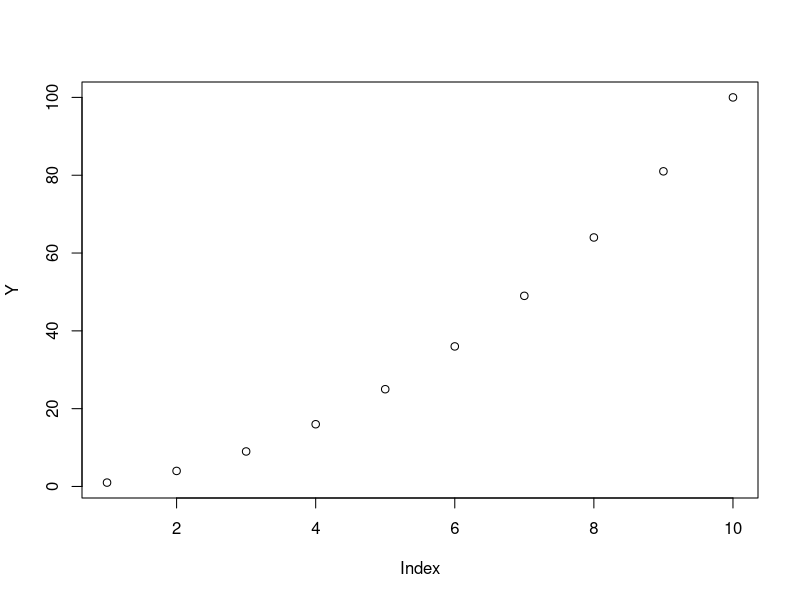
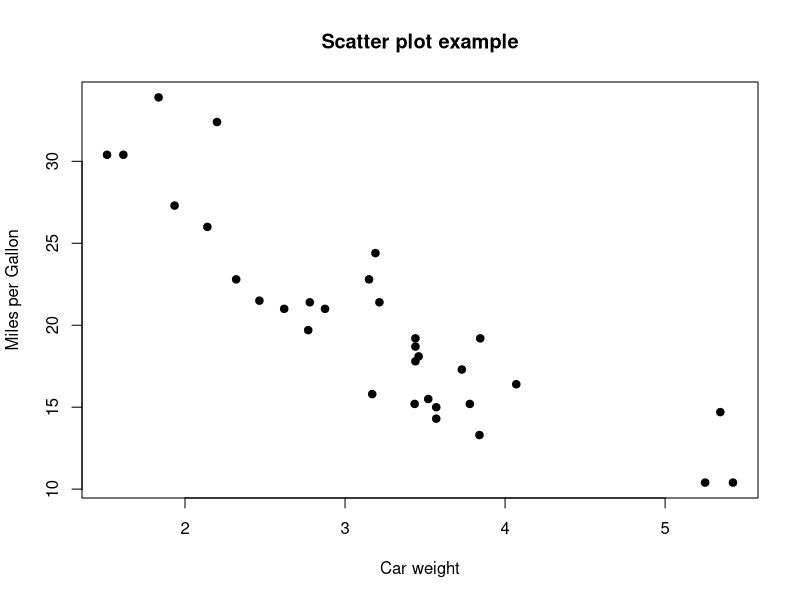
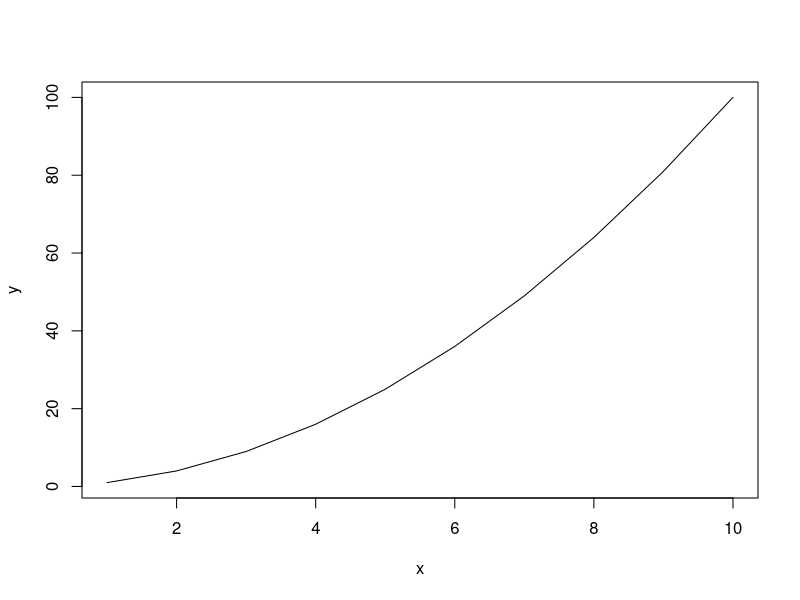
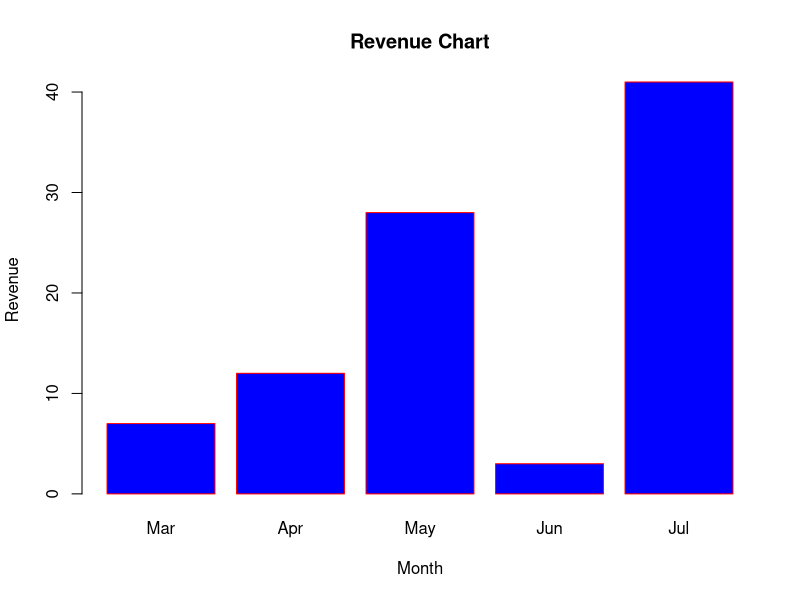

Recreate these plots in R, in order. (Note: this script raises an error after producing the figures.)
# Scatter plot
X <- 1:10
Y <- X ^ 2
plot(Y)

# scatter plot using an example dataset in R
plot(mtcars$wt, mtcars$mpg, main="Scatter plot example", xlab="Car weight", ylab="Miles per Gallon", pch=19)
# mtcars$wt, mtcars$mpg : values for which we are plotting(x,y)
# main : title of the plot
# xlab: label for x-axis
# ylab: label fro y-axis
# pch: type of points used for the plot

# Line plot
x = 1:10
y = x^2
plot(x,y,type='l')

# Bar plot
# barplot(H, names.arg, xlab, ylab, main, names.arg, col)

H <- c(7, 12, 28, 3, 41)
M <- c("Mar", "Apr", "May", "Jun", "Jul")
barplot(H, names.arg=M, xlab="Month", ylab="Revenue", col="blue", main="Revenue Chart", border="red")

# sophisticated graphs
par(mfrow=c(2,4))
days <- c("Thr, Fri", "Sat", "Sun")
sexes <- unique(tips$sex)
for (i in 1:length(sexes)) {
  for (j in 1:length(days)) {
    currdata <- tips[tips$day==days[j]&tip$sex==sexes[i],]
    plot(currdata$total_bill, currdata$tip/currdata$total_bill, main=paste(days[j], sexes[i], sep=", "), ylim=c(0,0.7), las=1)
  }
}